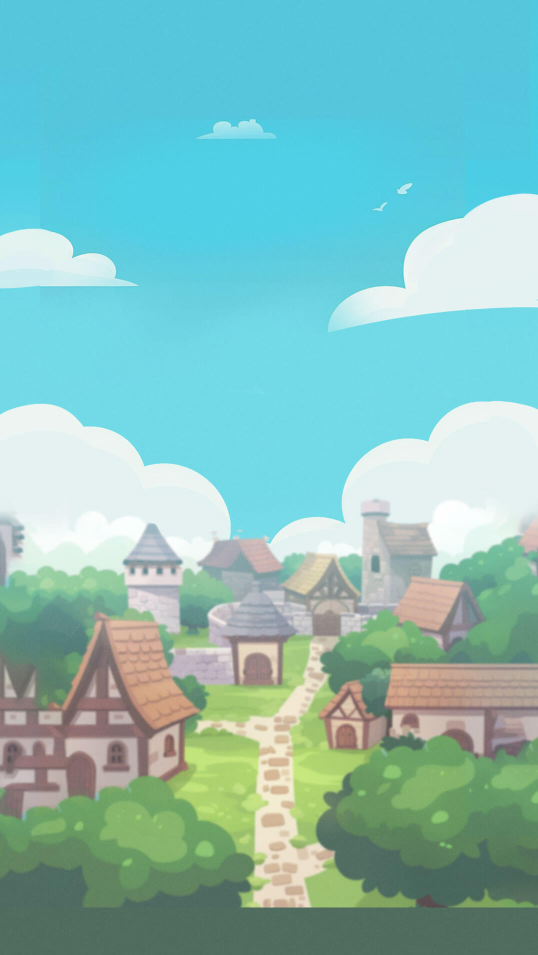
#> input picture assets/gad_imgs/backs/cj_01.jpg, 1076 x 1910 px, given in place of wg_txz_ct.png, which was not available (shown at 1/2 size)
$ python clean-composite-art.py
#> lines starting #> are read from the running program, lines starting #| are printed output that depends on the picture; after the words box and inside, x2 and y2 are one past the last pixel; in counts of white or black regions, pixels touching at a corner belong together
"""Precisely remove baked captions from sibling localization source assets.

Authorized code cleanup: originals remain untouched. Each pixel change is bounded
by a saved mask, and outside-mask RGBA bytes are verified identical.
"""
from pathlib import Path
import hashlib,json
from PIL import Image,ImageDraw,ImageFont
import numpy as np,cv2
ROOT=Path(__file__).resolve().parents[2]
OUT=ROOT/'assets/resources/localization/neutral'; OUT.mkdir(parents=True,exist_ok=True)
AUDIT=ROOT/'local/localization-art-audit/composite-cleanup'; AUDIT.mkdir(parents=True,exist_ok=True)
records=[]
def load(rel):
    p=ROOT/rel;return p,np.array(Image.open(p).convert('RGBA'))
def rectmask(a,rects):
    m=np.zeros(a.shape[:2],np.uint8)
    for x,y,w,h in rects:m[y:y+h,x:x+w]=255
    return m
def save(name,src,a,b,m,method):
    outside=m==0;changed=np.any(a!=b,axis=2)
    assert np.array_equal(a[outside],b[outside]),name
    Image.fromarray(b).save(OUT/(name+'.png'));Image.fromarray(m).save(AUDIT/(name+'-mask.png'))
    records.append(dict(name=name,source=src.relative_to(ROOT).as_posix(),output=(OUT/(name+'.png')).relative_to(ROOT).as_posix(),size=[a.shape[1],a.shape[0]],method=method,sourceSHA256=hashlib.sha256(src.read_bytes()).hexdigest(),maskPixels=int((m>0).sum()),changedPixels=int(changed.sum()),outsideMaskChangedPixels=int(changed[outside].sum()),outsideMaskSHA256Before=hashlib.sha256(a[outside].tobytes()).hexdigest(),outsideMaskSHA256After=hashlib.sha256(b[outside].tobytes()).hexdigest()))

src,a=load('assets/KinghtFallPrefabs/_res/textures/KinghtFallUIPassport/wg_txz_ct.png')
m=rectmask(a,[(91,194,232,55)]);b=a.copy();b[m>0]=a[220,75]
#> after `m = rectmask(a, [(91, 194, 232, 55)])`:
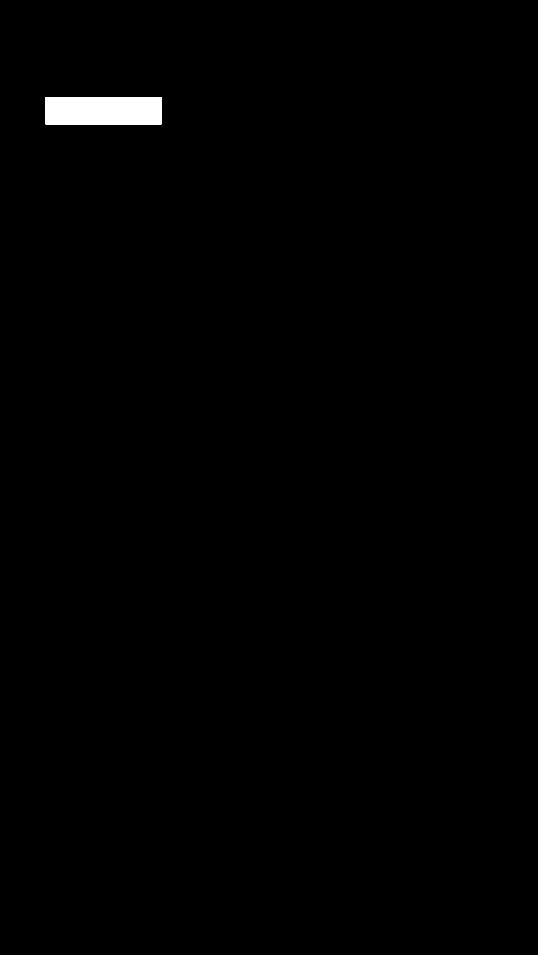
#> m: shape (1910, 1076) (shown at 1/2 size); 0.62% white; 1 white region, box (x1, y1, x2, y2) and area: (91, 194, 323, 249) 12760
#> after `b[m > 0] = a[220, 75]`: b: shape (1910, 1076, 4); mean R, G, B, A 132.1, 190.5, 186.6, 255
save('pass',src,a,b,m,'Exact flat ribbon paint sampled from original')
#> in save, `changed = np.any(a != b, axis=2)`: changed: shape (1910, 1076) bool; 0.62% white; 1 white region, box (x1, y1, x2, y2) and area: (91, 194, 323, 249) 12662

atlas_src,atlas=load('assets/KinghtFallPrefabs/_res/Skeleton/KinghtFallUISignIn/wqyl_day7.png')
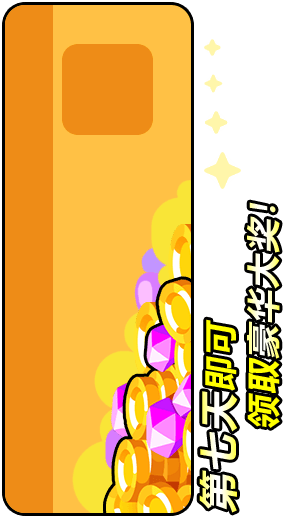
#> input picture assets/KinghtFallPrefabs/_res/Skeleton/KinghtFallUISignIn/wqyl_day7.png, 285 x 518 px
#> atlas is the input picture: shape (518, 285, 4); mean R, G, B, A 192.2, 151.3, 75.3, 195.6
plate=np.array(Image.fromarray(atlas).crop((2,2,194,516)).transpose(Image.Transpose.ROTATE_270))
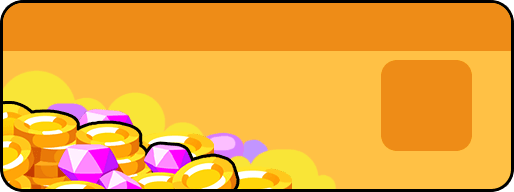
#> plate: shape (192, 514, 4); mean R, G, B, A 234, 164.3, 57.7, 253.8; transparent parts drawn white
src,a=load('assets/KinghtFallPrefabs/_res/textures/KinghtFallUISignIn/wg_qd_d7.png')
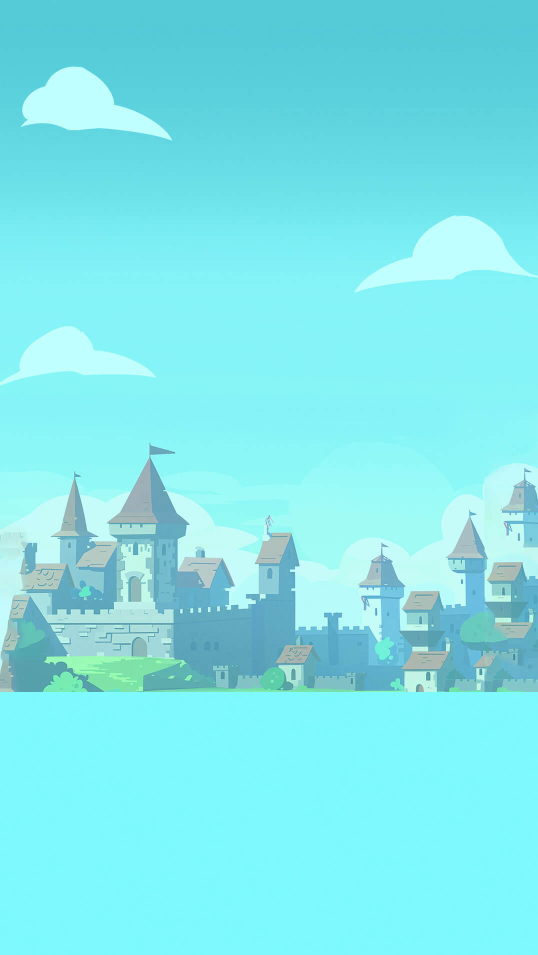
#> input picture assets/gad_imgs/backs/cj_02.jpg, 1076 x 1910 px, given in place of wg_qd_d7.png, which was not available (shown at 1/2 size)
m=rectmask(a,[(48,56,326,94)]);b=a.copy();b[m>0]=plate[m>0]
#> after `m = rectmask(a, [(48, 56, 326, 94)])`:
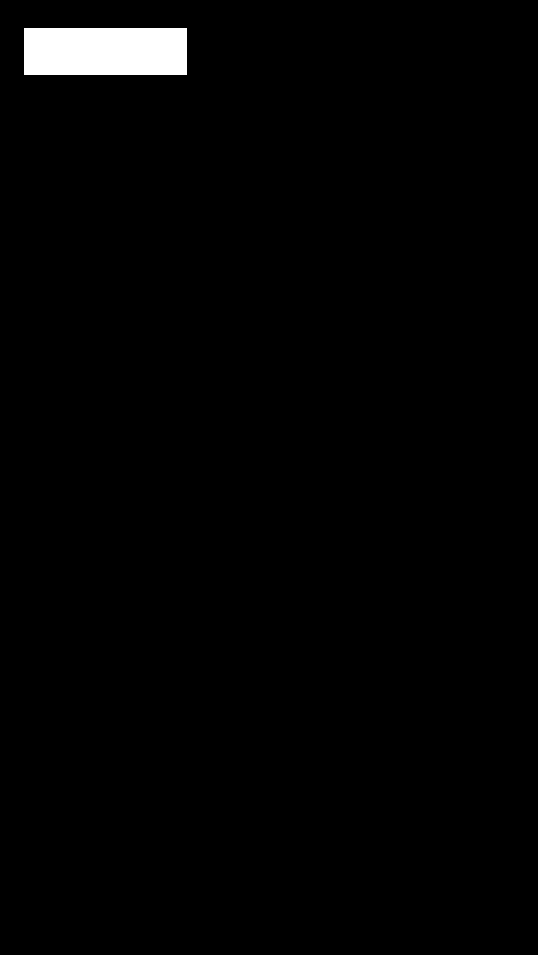
#> m: shape (1910, 1076) (shown at 1/2 size); 1.5% white; 1 white region, box (x1, y1, x2, y2) and area: (48, 56, 374, 150) 30644
#> (the run stopped early here; a loop or call above may not have finished)
